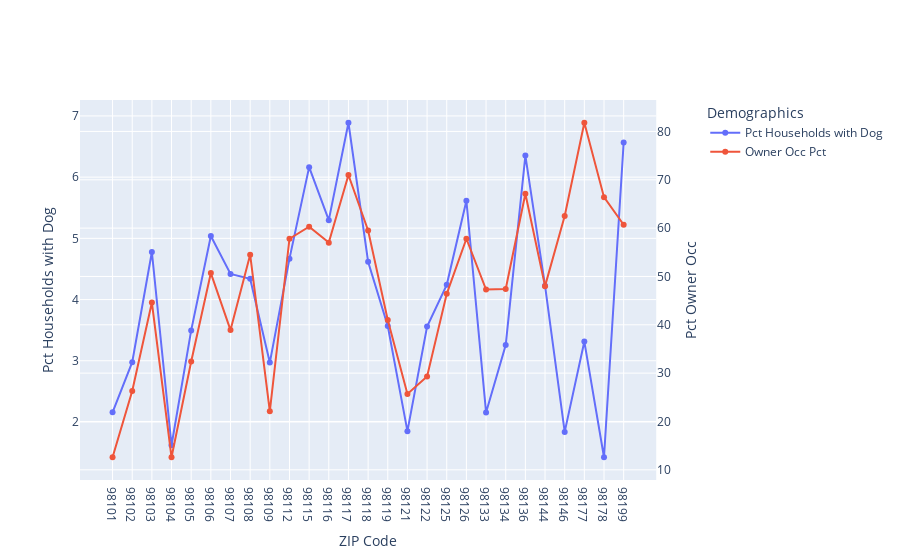

The notebook cell saved with this chart:
### Code cell
plot_df = DP04_select_df.copy()
plot_df = plot_df.astype({'ZCTA':'string'})

# use specs parameter in make_subplots function
# to create secondary y-axis
fig = make_subplots(specs=[[{"secondary_y": True}]])
 
# plot a scatter chart by specifying the x and y values
# Use add_trace function to specify secondary_y axes.
fig.add_trace(
    go.Scatter(x=plot_df['ZCTA'], y=plot_df['households_with_dog_pct'], name='Pct Households with Dog', mode='lines+markers'),
    secondary_y=False)
 
# Use add_trace function and specify secondary_y axes = True.
fig.add_trace(
    go.Scatter(x=plot_df['ZCTA'], y=plot_df['Pct Owner Occ'], name='Owner Occ Pct',mode='lines+markers'),
    secondary_y=True,)


fig.update_xaxes(autotypenumbers='strict')  # Don't convert zip codes to numbers
fig.update_xaxes(title_text='ZIP Code')
fig.update_yaxes(title_text='Pct Households with Dog',secondary_y=False)
fig.update_yaxes(title_text='Pct Owner Occ', secondary_y=True)
fig.update_layout(legend_title='Demographics')
#fig.update_layout(title=title)
fig.show()

### Figure 1 — Plotly figure (JSON) as saved in the notebook; plotly's stock layout.template omitted (floating-point values rounded to 4 significant figures)
{"data": [{"mode": "lines+markers", "name": "Pct Households with Dog", "type": "scatter", "x": ["98101", "98102", "98103", "98104", "98105", "98106", "98107", "98108", "98109", "98112", "98115", "98116", "98117", "98118", "98119", "98121", "98122", "98125", "98126", "98133", "98134", "98136", "98144", "98146", "98177", "98178", "98199"], "xaxis": "x", "y": [2.158, 2.978, 4.777, 1.621, 3.496, 5.038, 4.419, 4.34, 2.97, 4.668, 6.163, 5.297, 6.888, 4.619, 3.568, 1.85, 3.56, 4.241, 5.615, 2.156, 3.256, 6.353, 4.228, 1.838, 3.314, 1.424, 6.566], "yaxis": "y"}, {"mode": "lines+markers", "name": "Owner Occ Pct", "type": "scatter", "x": ["98101", "98102", "98103", "98104", "98105", "98106", "98107", "98108", "98109", "98112", "98115", "98116", "98117", "98118", "98119", "98121", "98122", "98125", "98126", "98133", "98134", "98136", "98144", "98146", "98177", "98178", "98199"], "xaxis": "x", "y": [12.6, 26.3, 44.6, 12.6, 32.4, 50.7, 38.9, 54.5, 22.1, 57.8, 60.3, 57, 71, 59.5, 41, 25.7, 29.3, 46.4, 57.8, 47.3, 47.4, 67.1, 48, 62.5, 81.8, 66.4, 60.7], "yaxis": "y2"}], "layout": {"legend": {"title": {"text": "Demographics"}}, "xaxis": {"anchor": "y", "autotypenumbers": "strict", "domain": [0, 0.94], "title": {"text": "ZIP Code"}}, "yaxis": {"anchor": "x", "domain": [0, 1], "title": {"text": "Pct Households with Dog"}}, "yaxis2": {"anchor": "x", "overlaying": "y", "side": "right", "title": {"text": "Pct Owner Occ"}}}}
